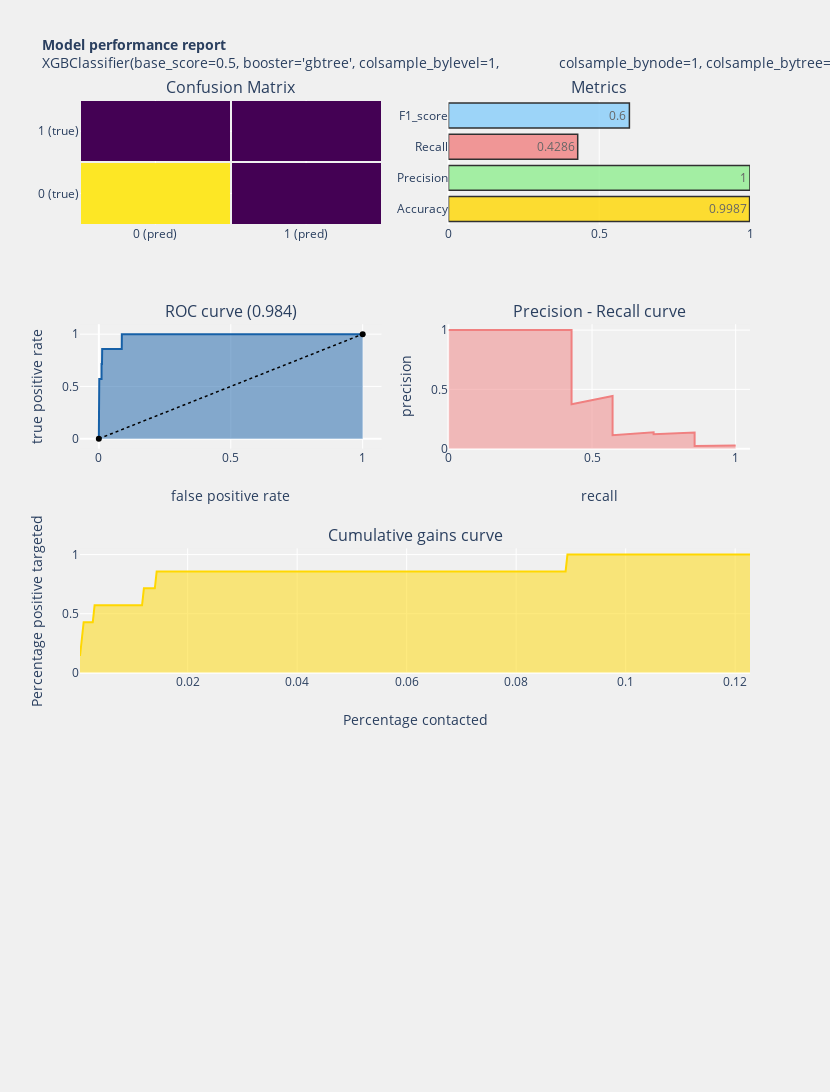

Write notebook code for a chart like this one.
### Code cell
model_performance(best_fit,y_test, y_pred_test,y_score)

### Figure 1 — Plotly figure (JSON) as saved in the notebook; plotly's stock layout.template omitted (floating-point values rounded to 4 significant figures; data arrays with more than 128 entries replaced by an {"elided": "..."} marker saying what was removed)
{"data": [{"colorscale": [[0, "#440154"], [0.1111, "#482878"], [0.2222, "#3e4989"], [0.3333, "#31688e"], [0.4444, "#26828e"], [0.5556, "#1f9e89"], [0.6667, "#35b779"], [0.7778, "#6ece58"], [0.8889, "#b5de2b"], [1, "#fde725"]], "showscale": false, "type": "heatmap", "x": ["0 (pred)", "1 (pred)"], "xaxis": "x", "xgap": 2, "y": ["0 (true)", "1 (true)"], "yaxis": "y", "ygap": 2, "z": [[2992, 0], [4, 3]]}, {"marker": {"color": ["gold", "lightgreen", "lightcoral", "lightskyblue"], "line": {"color": "#000000", "width": 1.5}}, "opacity": 0.8, "orientation": "h", "text": [0.9987, 1, 0.4286, 0.6], "textposition": "auto", "type": "bar", "x": [0.9987, 1, 0.4286, 0.6], "xaxis": "x2", "y": ["Accuracy", "Precision", "Recall", "F1_score"], "yaxis": "y2"}, {"fill": "tozeroy", "line": {"color": "rgb(22, 96, 167)", "width": 2}, "name": "Roc : 0.984", "type": "scatter", "x": {"elided": "589 float values"}, "xaxis": "x3", "y": {"elided": "589 float values"}, "yaxis": "y3"}, {"line": {"color": "black", "dash": "dot", "width": 1.5}, "type": "scatter", "x": [0, 1], "xaxis": "x3", "y": [0, 1], "yaxis": "y3"}, {"fill": "tozeroy", "line": {"color": "lightcoral", "width": 2}, "name": "Precision[0.0261194  0.02255639 0.02272727 0.02281369 0.02290076 0.02298851\n 0.02307692 0.0234375  0.02352941 0.02362205 0.02371542 0.02380952\n 0.02390438 0.024      0.02409639 0.02419355 0.0242915  0.02439024\n 0.02459016 0.02469136 0.02489627 0.025      0.02575107 0.02586207\n 0.02597403 0.02608696 0.02654867 0.02666667 0.02727273 0.02739726\n 0.02752294 0.02764977 0.02777778 0.02790698 0.02803738 0.02970297\n 0.03243243 0.03314917 0.03333333 0.03448276 0.03773585 0.03870968\n 0.03896104 0.03921569 0.04       0.04026846 0.04054054 0.04081633\n 0.04137931 0.04195804 0.04225352 0.04255319 0.04285714 0.04316547\n 0.04347826 0.04580153 0.046875   0.04761905 0.048      0.0483871\n 0.04878049 0.04958678 0.05       0.05084746 0.05128205 0.05309735\n 0.05405405 0.05454545 0.05504587 0.05555556 0.05607477 0.05660377\n 0.05714286 0.05882353 0.05940594 0.06       0.06060606 0.06122449\n 0.06185567 0.06451613 0.06521739 0.07317073 0.07407407 0.075\n 0.07594937 0.07792208 0.08       0.08108108 0.08219178 0.08333333\n 0.08695652 0.08823529 0.08955224 0.09090909 0.09230769 0.09677419\n 0.09836066 0.1        0.10169492 0.10344828 0.11764706 0.12\n 0.12244898 0.125      0.12765957 0.13043478 0.13333333 0.13636364\n 0.12195122 0.13888889 0.11428571 0.125      0.12903226 0.13333333\n 0.13793103 0.14285714 0.14814815 0.15384615 0.16       0.17391304\n 0.18181818 0.19047619 0.2        0.21052632 0.22222222 0.26666667\n 0.28571429 0.30769231 0.33333333 0.36363636 0.4        0.44444444\n 0.375      0.42857143 0.5        0.6        1.         1.        ]", "type": "scatter", "x": {"elided": "138 float values"}, "xaxis": "x4", "y": {"elided": "138 float values"}, "yaxis": "y4"}, {"fill": "tozeroy", "line": {"color": "gold", "width": 2}, "name": "Lift curve", "type": "scatter", "x": {"elided": "368 float values"}, "xaxis": "x5", "y": {"elided": "2999 float values"}, "yaxis": "y5"}], "layout": {"annotations": [{"font": {"size": 16}, "showarrow": false, "text": "Confusion Matrix", "x": 0.225, "xanchor": "center", "xref": "paper", "y": 1, "yanchor": "bottom", "yref": "paper"}, {"font": {"size": 16}, "showarrow": false, "text": "Metrics", "x": 0.775, "xanchor": "center", "xref": "paper", "y": 1, "yanchor": "bottom", "yref": "paper"}, {"font": {"size": 16}, "showarrow": false, "text": "ROC curve (0.984)", "x": 0.225, "xanchor": "center", "xref": "paper", "y": 0.7188, "yanchor": "bottom", "yref": "paper"}, {"font": {"size": 16}, "showarrow": false, "text": "Precision - Recall curve", "x": 0.775, "xanchor": "center", "xref": "paper", "y": 0.7188, "yanchor": "bottom", "yref": "paper"}, {"font": {"size": 16}, "showarrow": false, "text": "Cumulative gains curve", "x": 0.5, "xanchor": "center", "xref": "paper", "y": 0.4375, "yanchor": "bottom", "yref": "paper"}], "autosize": false, "height": 1500, "margin": {"b": 195}, "paper_bgcolor": "rgba(240,240,240, 0.95)", "plot_bgcolor": "rgba(240,240,240, 0.95)", "showlegend": false, "title": {"font": {"size": 14}, "text": "<b>Model performance report</b><br>XGBClassifier(base_score=0.5, booster='gbtree', colsample_bylevel=1,\n              colsample_bynode=1, colsample_bytree=0.8702223906761407,\n              gamma=0.19660346387492067, learning_rate=0.3, max_delta_step=0,\n              max_depth=8, min_child_weight=9.0, missing=None, n_estimators=100,\n              n_jobs=1, nthread=None, objective='binary:logistic',\n              random_state=0, reg_alpha=0, reg_lambda=0.1130526021429622,\n              scale_pos_weight=1, seed=None, silent=None,\n              subsample=0.9271541922003506, verbosity=1)"}, "width": 830, "xaxis": {"anchor": "y", "domain": [0, 0.45]}, "xaxis2": {"anchor": "y2", "domain": [0.55, 1], "range": [0, 1]}, "xaxis3": {"anchor": "y3", "domain": [0, 0.45], "title": {"text": "false positive rate"}}, "xaxis4": {"anchor": "y4", "domain": [0.55, 1], "range": [0, 1.05], "title": {"text": "recall"}}, "xaxis5": {"anchor": "y5", "domain": [0, 1], "title": {"text": "Percentage contacted"}}, "xaxis6": {"anchor": "y6", "domain": [0, 1]}, "yaxis": {"anchor": "x", "domain": [0.8438, 1]}, "yaxis2": {"anchor": "x2", "domain": [0.8438, 1]}, "yaxis3": {"anchor": "x3", "domain": [0.5625, 0.7188], "title": {"text": "true positive rate"}}, "yaxis4": {"anchor": "x4", "domain": [0.5625, 0.7188], "range": [0, 1.05], "title": {"text": "precision"}}, "yaxis5": {"anchor": "x5", "domain": [0.2812, 0.4375], "title": {"text": "Percentage positive targeted"}}, "yaxis6": {"anchor": "x6", "domain": [0, 0.1562]}}}
